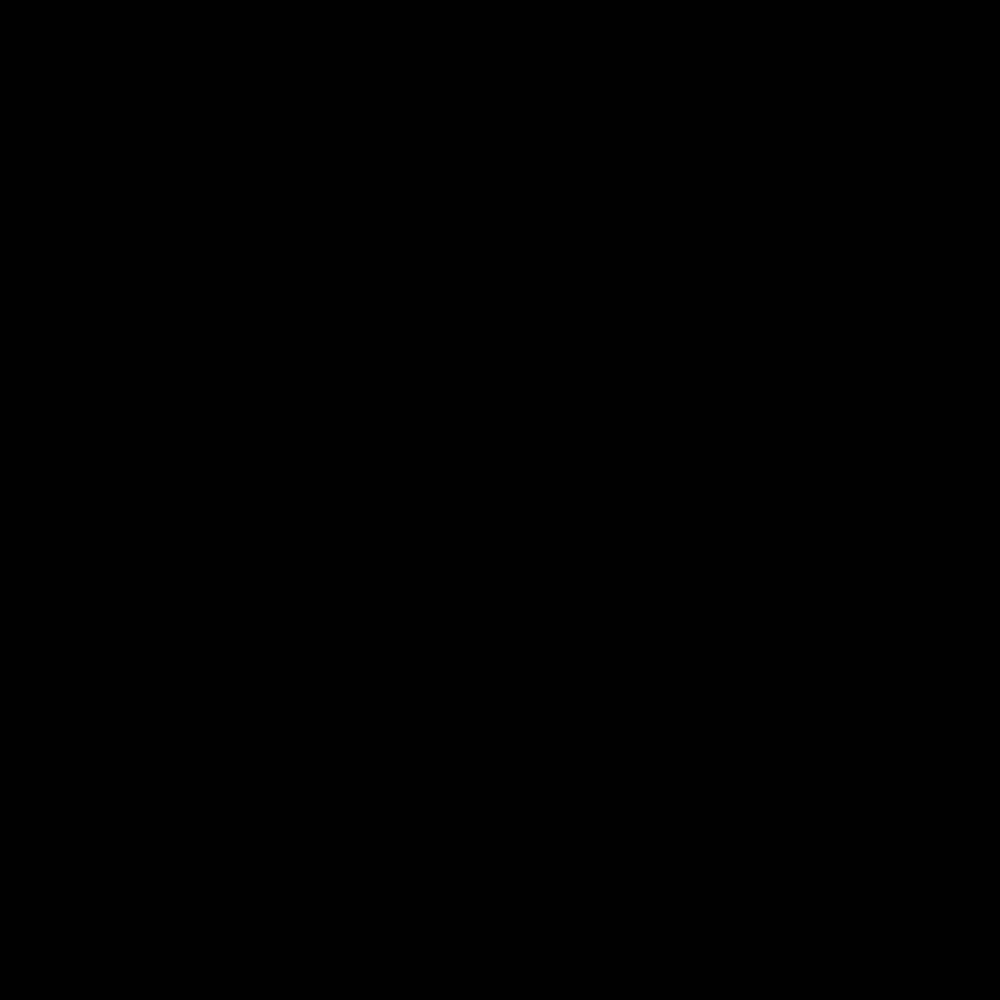
Frame 1 (no input)
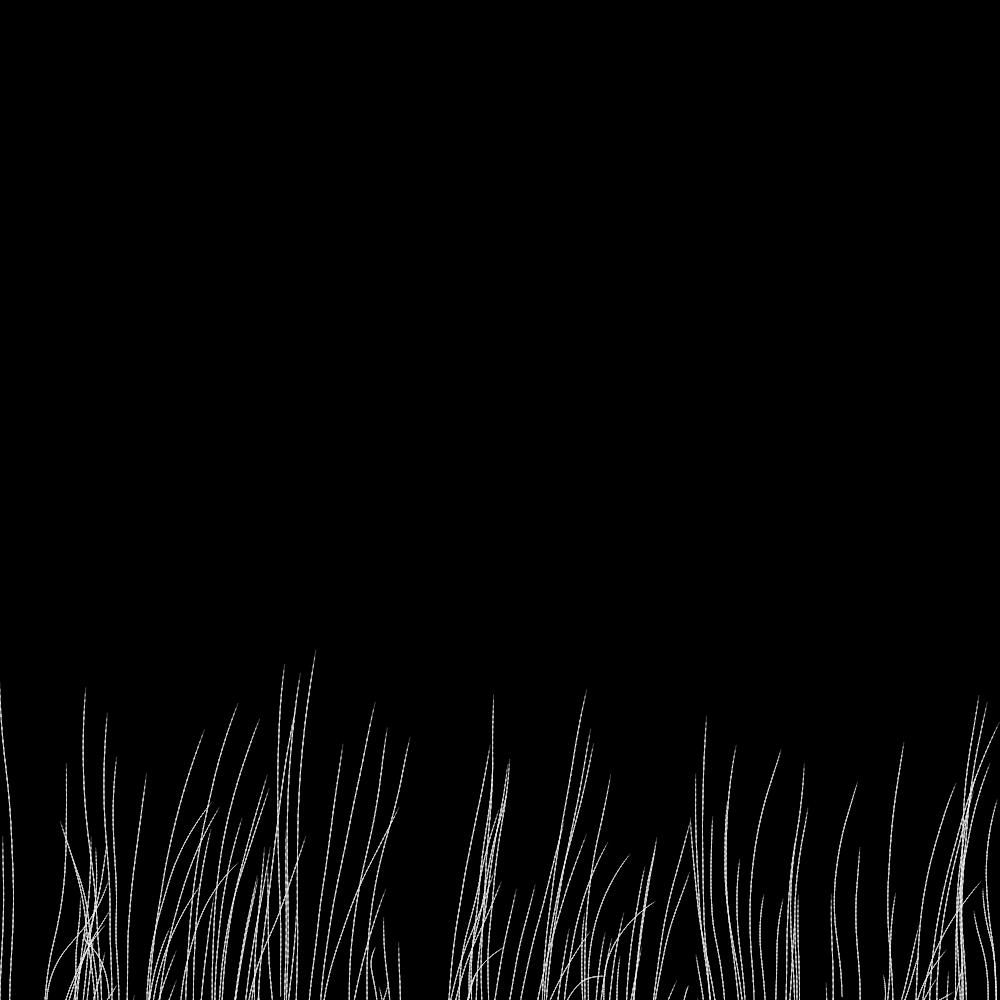
Frame 60 (no input)
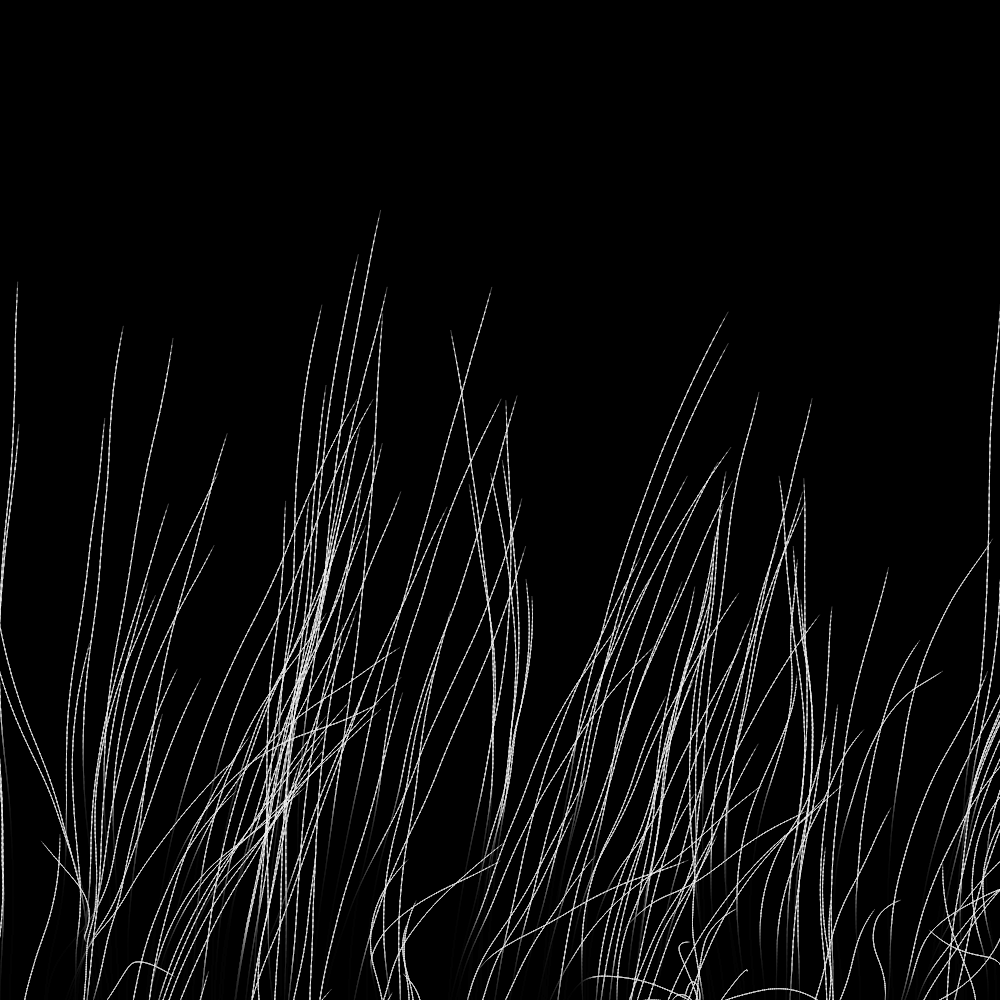
Frame 120 (the mouse pressed at the canvas centre since frame 60)

The p5.js sketch that drew these frames (run headless with seeded random() and noise() and a simulated clock; from frame 60 on, the mouse is pressed at the canvas centre):

// p5.js sketch
// ── sketch.js
/*
Flow Field + Bezier 기반 생각의 흐름

1. 아래에서 "생각 particle"이 생성됨
2. 공간에는 보이지 않는 Flow Field가 존재
3. Flow Field는 Perlin Noise로 만들어짐
4. particle은 field 방향을 따라 이동
5. 이동한 위치들을 Bezier 곡선으로 연결
6. 화면 밖으로 나가면 삭제되고 새로운 생각 생성
*/

// =============================
// 조절 가능한 변수
// =============================

let thoughtCount = 200;  // 동시에 존재하는 생각 수
let speed = 10;           // particle 이동 속도
let noiseScale = 0.01;  // 노이즈 스케일 (flow field의 부드러움)
let noiseStrength = 0.05; // 곡선 흔들림 정도
let trailLength = 70;   // 생각이 남기는 흔적 길이

// 생각 라인 배열
let thoughts = [];

// =============================
function setup() {
  createCanvas(1000, 1000);
  background(0);
  // 초기 생각 생성 (화면 아래쪽에서 시작)
  for (let i = 0; i < thoughtCount; i++) {
    thoughts.push(new Thought(random(width), random(height, height + 300)));
  }
}

// =============================
function draw() {
  background(0, 40); // 배경 색 + 알파값(잔상)
  for (let i = thoughts.length - 1; i >= 0; i--) {
    let t = thoughts[i];

    t.update();
    t.display();

    // 화면 위로 나가면 제거 후 새 생각라인 생성
    if (t.pos.y < -100) {
      thoughts.splice(i, 1);
      thoughts.push(new Thought(random(width), height + 100));
    }
  }
}

// =============================
// Thought 클래스
// =============================
class Thought {
  constructor(startX, startY) {
    this.pos = createVector(startX, startY); // 현재 위치
    this.vel = createVector(0, -random(2, 6)); // 기본 이동 방향 (위쪽)
    this.history = []; // 지나온 위치 기록
  }

  update() {
    // Flow Field 각도 계산
    let angle =
      noise(this.pos.x * noiseScale, this.pos.y * noiseScale) * TWO_PI * 2;
    let flow = p5.Vector.fromAngle(angle);
    flow.mult(noiseStrength);
    this.vel.add(flow);                 // flow 영향을 속도에 추가
    this.vel.limit(speed);              // 속도 제한
    this.pos.add(this.vel);             // 위치 이동
    this.history.push(this.pos.copy()); // 위치 기록
    // trail 길이 유지
    if (this.history.length > trailLength) {
      this.history.shift();
    }
  }

  display() {
    stroke(255, 130);
    strokeWeight(0.6);
    noFill();

    if (this.history.length < 4) return;

    beginShape();
    for (let i = 0; i < this.history.length - 3; i++) {

      let p0 = this.history[i];
      let p1 = this.history[i + 1];
      let p2 = this.history[i + 2];
      let p3 = this.history[i + 3];

      if (i === 0) {
        vertex(p0.x, p0.y);
      }

      bezierVertex(
        p1.x, p1.y,
        p2.x, p2.y,
        p3.x, p3.y
      );
    }
    endShape();
  }
}
